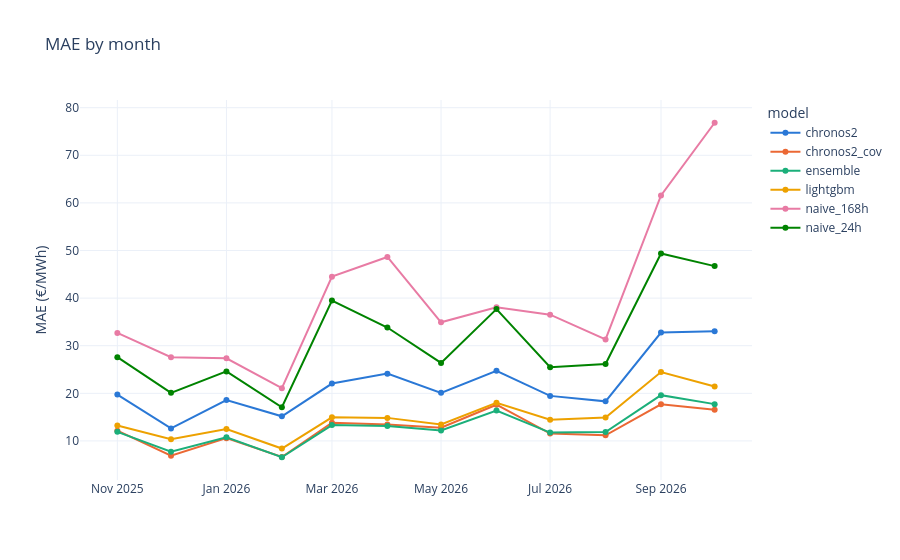

The notebook cell this image was saved under:
### Code cell
plots.mae_by(df, test, "month")

### Figure 1 — Plotly figure (JSON) as saved in the notebook; plotly's stock layout.template omitted (floating-point values rounded to 4 significant figures)
{"data": [{"hovertemplate": "model=chronos2<br>month=%{x}<br>mae=%{y}<extra></extra>", "legendgroup": "chronos2", "line": {"color": "#2a78d6", "dash": "solid"}, "marker": {"symbol": "circle"}, "mode": "lines+markers", "name": "chronos2", "orientation": "v", "showlegend": true, "type": "scatter", "x": ["2025-11", "2025-12", "2026-01", "2026-02", "2026-03", "2026-04", "2026-05", "2026-06", "2026-07", "2026-08", "2026-09", "2026-10"], "xaxis": "x", "y": [19.73, 12.63, 18.6, 15.17, 22.05, 24.14, 20.1, 24.73, 19.46, 18.31, 32.77, 33.06], "yaxis": "y"}, {"hovertemplate": "model=chronos2_cov<br>month=%{x}<br>mae=%{y}<extra></extra>", "legendgroup": "chronos2_cov", "line": {"color": "#eb6834", "dash": "solid"}, "marker": {"symbol": "circle"}, "mode": "lines+markers", "name": "chronos2_cov", "orientation": "v", "showlegend": true, "type": "scatter", "x": ["2025-11", "2025-12", "2026-01", "2026-02", "2026-03", "2026-04", "2026-05", "2026-06", "2026-07", "2026-08", "2026-09", "2026-10"], "xaxis": "x", "y": [12.16, 6.912, 10.59, 6.63, 13.83, 13.43, 12.77, 17.6, 11.55, 11.18, 17.68, 16.53], "yaxis": "y"}, {"hovertemplate": "model=ensemble<br>month=%{x}<br>mae=%{y}<extra></extra>", "legendgroup": "ensemble", "line": {"color": "#1baf7a", "dash": "solid"}, "marker": {"symbol": "circle"}, "mode": "lines+markers", "name": "ensemble", "orientation": "v", "showlegend": true, "type": "scatter", "x": ["2025-11", "2025-12", "2026-01", "2026-02", "2026-03", "2026-04", "2026-05", "2026-06", "2026-07", "2026-08", "2026-09", "2026-10"], "xaxis": "x", "y": [11.9, 7.747, 10.76, 6.571, 13.33, 13.14, 12.18, 16.37, 11.75, 11.88, 19.61, 17.73], "yaxis": "y"}, {"hovertemplate": "model=lightgbm<br>month=%{x}<br>mae=%{y}<extra></extra>", "legendgroup": "lightgbm", "line": {"color": "#eda100", "dash": "solid"}, "marker": {"symbol": "circle"}, "mode": "lines+markers", "name": "lightgbm", "orientation": "v", "showlegend": true, "type": "scatter", "x": ["2025-11", "2025-12", "2026-01", "2026-02", "2026-03", "2026-04", "2026-05", "2026-06", "2026-07", "2026-08", "2026-09", "2026-10"], "xaxis": "x", "y": [13.24, 10.36, 12.49, 8.397, 14.95, 14.84, 13.45, 18.02, 14.46, 14.91, 24.48, 21.43], "yaxis": "y"}, {"hovertemplate": "model=naive_168h<br>month=%{x}<br>mae=%{y}<extra></extra>", "legendgroup": "naive_168h", "line": {"color": "#e87ba4", "dash": "solid"}, "marker": {"symbol": "circle"}, "mode": "lines+markers", "name": "naive_168h", "orientation": "v", "showlegend": true, "type": "scatter", "x": ["2025-11", "2025-12", "2026-01", "2026-02", "2026-03", "2026-04", "2026-05", "2026-06", "2026-07", "2026-08", "2026-09", "2026-10"], "xaxis": "x", "y": [32.68, 27.6, 27.36, 21.09, 44.51, 48.65, 34.92, 38.1, 36.52, 31.33, 61.58, 76.84], "yaxis": "y"}, {"hovertemplate": "model=naive_24h<br>month=%{x}<br>mae=%{y}<extra></extra>", "legendgroup": "naive_24h", "line": {"color": "#008300", "dash": "solid"}, "marker": {"symbol": "circle"}, "mode": "lines+markers", "name": "naive_24h", "orientation": "v", "showlegend": true, "type": "scatter", "x": ["2025-11", "2025-12", "2026-01", "2026-02", "2026-03", "2026-04", "2026-05", "2026-06", "2026-07", "2026-08", "2026-09", "2026-10"], "xaxis": "x", "y": [27.59, 20.11, 24.59, 17.07, 39.49, 33.82, 26.39, 37.69, 25.5, 26.18, 49.37, 46.72], "yaxis": "y"}], "layout": {"legend": {"title": {"text": "model"}, "tracegroupgap": 0}, "title": {"text": "MAE by month"}, "xaxis": {"anchor": "y", "domain": [0, 1], "title": {"text": ""}}, "yaxis": {"anchor": "x", "domain": [0, 1], "title": {"text": "MAE (€/MWh)"}}}}
